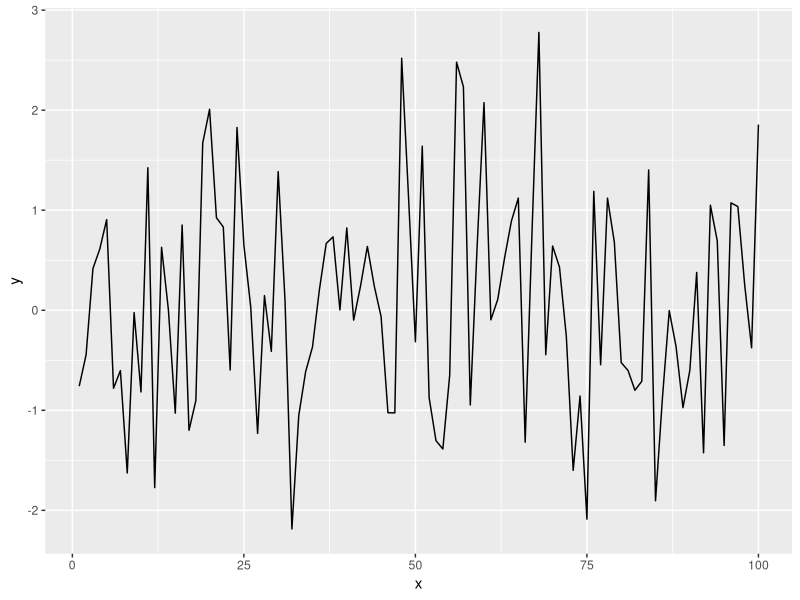

The R source for this figure:
## ---- chunk 1
library(tidyverse)
library(knitr)
## ---- chunk 2
z <- rnorm(100)
z %>%
  as_tibble() %>%
  head(n=10) %>%
  kable()
## ---- chunk 3
x = seq(1:100)
y = rnorm(100)
dat = data.frame(x, y)
ggplot(dat, aes(x = x, y = y)) + geom_line()
